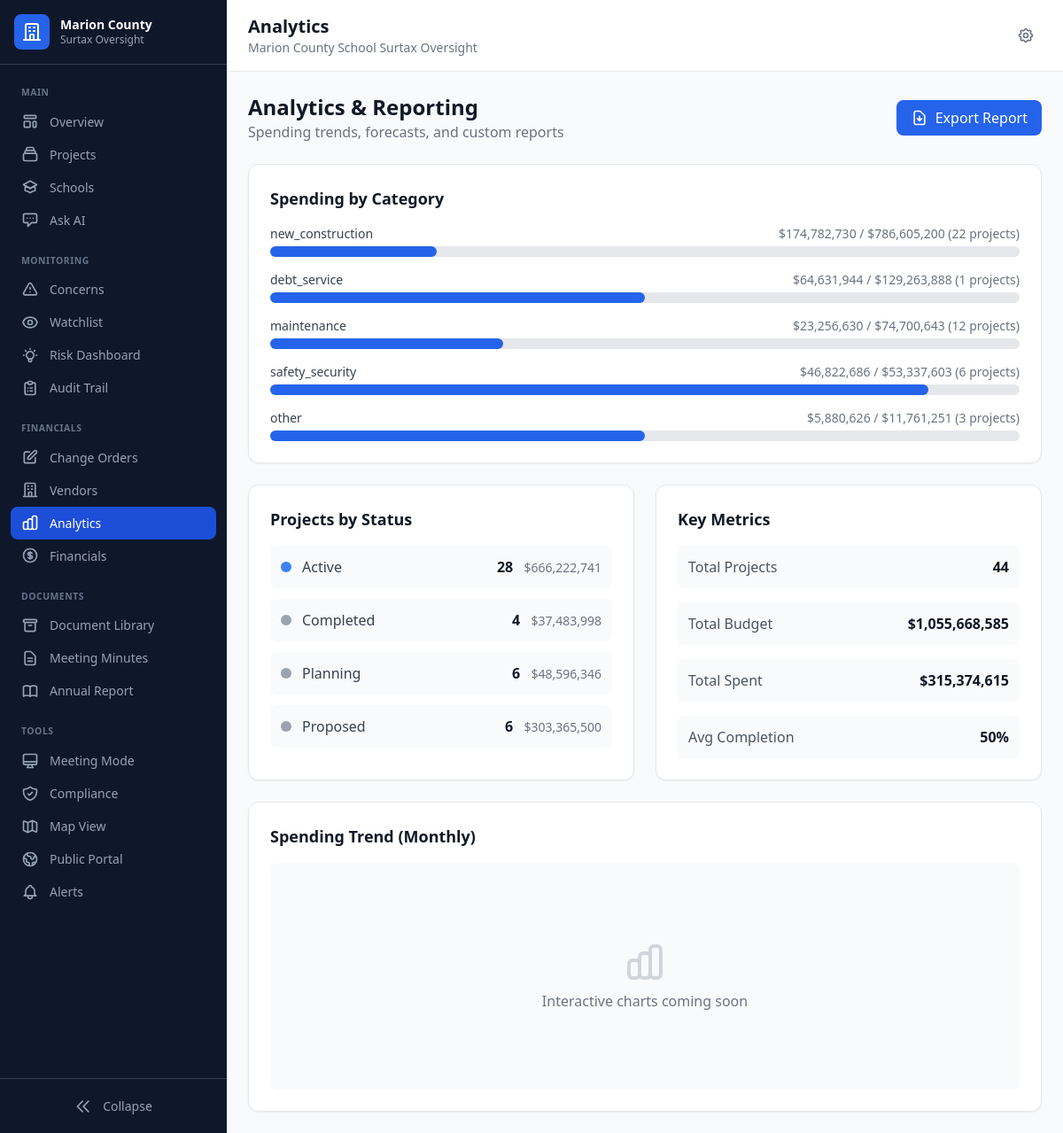
The app's page /analytics with its own data.
### tables this page shows
CREATE TABLE contracts (
                contract_id TEXT PRIMARY KEY,
                contract_number TEXT,
                title TEXT NOT NULL,
                description TEXT,
                contract_type TEXT,
                department TEXT,
                fiscal_year TEXT,
                vendor_id TEXT,
                vendor_name TEXT,

                -- Financials
                original_amount REAL DEFAULT 0,
                current_amount REAL DEFAULT 0,
                total_paid REAL DEFAULT 0,
                remaining_balance REAL DEFAULT 0,

                -- Dates
                solicitation_date TEXT,
                award_date TEXT,
                start_date TEXT,
                original_end_date TEXT,
                current_end_date TEXT,
                actual_end_date TEXT,

                -- Status tracking
                status TEXT DEFAULT 'Draft',
                phase TEXT DEFAULT 'Planning',
                percent_complete REAL DEFAULT 0,

                -- Scoring
                performance_score REAL DEFAULT 50,
                cost_variance_score REAL DEFAULT 50,
                schedule_variance_score REAL DEFAULT 50,
                compliance_score REAL DEFAULT 50,
                overall_health_score REAL DEFAULT 50,
                risk_level TEXT DEFAULT 'Medium',

                -- Procurement info
                procurement_method TEXT,
                bid_count INTEGER DEFAULT 0,
                justification TEXT,

                -- Board/Council info
                board_approval_date TEXT,
                board_resolution TEXT,
                council_district TEXT,
                school_zone TEXT,

                -- Location
                project_location TEXT,
                latitude REAL,
                longitude REAL,

                -- Flags
                has_change_orders INTEGER DEFAULT 0,
                change_order_count INTEGER DEFAULT 0,
                total_change_order_amount REAL DEFAULT 0,
                is_emergency INTEGER DEFAULT 0,
                is_sole_source INTEGER DEFAULT 0,
                requires_insurance INTEGER DEFAULT 1,
                insurance_verified INTEGER DEFAULT 0,
                requires_bond INTEGER DEFAULT 0,
                bond_verified INTEGER DEFAULT 0,

                notes TEXT,
                created_at TEXT DEFAULT CURRENT_TIMESTAMP,
                updated_at TEXT DEFAULT CURRENT_TIMESTAMP,
                created_by TEXT,
                is_deleted INTEGER DEFAULT 0, surtax_funded INTEGER DEFAULT NULL, surtax_category TEXT, surtax_subcategory TEXT, funding_source TEXT DEFAULT 'Unconfirmed', school_name TEXT, school_id TEXT, promised_completion_date TEXT, ballot_priority INTEGER, on_official_list INTEGER DEFAULT NULL, is_delayed INTEGER DEFAULT 0, delay_reason TEXT, delay_days INTEGER DEFAULT 0, is_over_budget INTEGER DEFAULT 0, budget_variance_amount REAL DEFAULT 0, budget_variance_pct REAL DEFAULT 0, is_watchlisted INTEGER DEFAULT 0, watchlist_reason TEXT, watchlist_added_date TEXT, last_committee_review_date TEXT, committee_notes TEXT, vendor_type TEXT, vendor_size TEXT, vendor_headquarters TEXT, expenditure_type TEXT DEFAULT 'Capital', planned_value REAL, earned_value REAL, actual_cost REAL, cost_variance REAL, schedule_variance REAL, cost_performance_index REAL, schedule_performance_index REAL, project_purpose TEXT, project_scope TEXT, community_impact TEXT, priority_level TEXT, risk_score TEXT, funding_sources TEXT, contingency_remaining DECIMAL, cost_per_sqft DECIMAL, square_footage INTEGER, data_source TEXT DEFAULT "Generated", needs_verification INTEGER DEFAULT 1, last_updated DATETIME, updated_by TEXT,

                FOREIGN KEY (vendor_id) REFERENCES vendors(vendor_id)
            );

### app.py (the view)
@app.route('/analytics')
def analytics():
    conn = get_db()
    cursor = conn.cursor()
    cursor.execute('''
        SELECT
            surtax_category,
            COUNT(*) as project_count,
            SUM(current_amount) as total_budget,
            SUM(total_paid) as total_spent,
            AVG(percent_complete) as avg_completion
        FROM contracts
        WHERE is_deleted = 0 AND surtax_category IS NOT NULL
        GROUP BY surtax_category
        ORDER BY total_budget DESC
    ''')
    category_data = cursor.fetchall()
    cursor.execute('''
        SELECT
            status,
            COUNT(*) as count,
            SUM(current_amount) as value
        FROM contracts
        WHERE is_deleted = 0 AND surtax_category IS NOT NULL
        GROUP BY status
    ''')
    status_data = cursor.fetchall()
    conn.close()
    return render_template('surtax/analytics.html',
                          title='Analytics',
                          category_data=category_data,
                          status_data=status_data)

### app.py (called while the page is built)
def get_db():
    conn = sqlite3.connect(str(DB_PATH))
    conn.row_factory = sqlite3.Row
    return conn

### templates/surtax/analytics.html (shortened to what this page needs)
{% extends "surtax/base.html" %}
{% block content %}
<div class="space-y-6">
    <div class="flex justify-between items-center">
        <div>
            <h2 class="text-2xl font-bold text-gray-900">Analytics & Reporting</h2>
            <p class="text-gray-500">Spending trends, forecasts, and custom reports</p>
        </div>
        <button class="px-4 py-2 bg-blue-600 text-white rounded-lg hover:bg-blue-700 flex items-center gap-2">
            <svg class="w-5 h-5" fill="none" stroke="currentColor" viewBox="0 0 24 24">
                <path stroke-linecap="round" stroke-linejoin="round" stroke-width="2" d="M12 10v6m0 0l-3-3m3 3l3-3m2 8H7a2 2 0 01-2-2V5a2 2 0 012-2h5.586a1 1 0 01.707.293l5.414 5.414a1 1 0 01.293.707V19a2 2 0 01-2 2z"></path>
            </svg>
            Export Report
        </button>
    </div>
    <div class="bg-white rounded-xl shadow-sm border border-gray-200 p-6">
        <h3 class="text-lg font-semibold text-gray-900 mb-4">Spending by Category</h3>
        <div class="space-y-4">
            {% for cat in category_data %}
            <div>
                <div class="flex justify-between text-sm mb-1">
                    <span class="font-medium text-gray-700">{{ cat.surtax_category }}</span>
                    <span class="text-gray-500">
                        ${{ '{:,.0f}'.format(cat.total_spent or 0) }} / ${{ '{:,.0f}'.format(cat.total_budget or 0) }}
                        ({{ cat.project_count }} projects)
                    </span>
                </div>
                <div class="w-full bg-gray-200 rounded-full h-3">
                    {% set pct = ((cat.total_spent or 0) / (cat.total_budget or 1) * 100) %}
                    <div class="bg-blue-600 h-3 rounded-full" style="width: {{ pct if pct <= 100 else 100 }}%"></div>
                </div>
            </div>
            {% endfor %}
        </div>
    </div>
    <div class="grid grid-cols-1 md:grid-cols-2 gap-6">
        <div class="bg-white rounded-xl shadow-sm border border-gray-200 p-6">
            <h3 class="text-lg font-semibold text-gray-900 mb-4">Projects by Status</h3>
            <div class="space-y-3">
                {% for status in status_data %}
                <div class="flex items-center justify-between p-3 bg-gray-50 rounded-lg">
                    <div class="flex items-center">
                        <div class="w-3 h-3 rounded-full mr-3 {% if status.status == 'Complete' %}bg-green-500{% elif status.status == 'Active' %}bg-blue-500{% else %}bg-gray-400{% endif %}"></div>
                        <span class="font-medium text-gray-700">{{ status.status or 'Unknown' }}</span>
                    </div>
                    <div class="text-right">
                        <span class="font-bold text-gray-900">{{ status.count }}</span>
                        <span class="text-gray-500 text-sm ml-2">${{ '{:,.0f}'.format(status.value or 0) }}</span>
                    </div>
                </div>
                {% endfor %}
            </div>
        </div>
        <div class="bg-white rounded-xl shadow-sm border border-gray-200 p-6">
            <h3 class="text-lg font-semibold text-gray-900 mb-4">Key Metrics</h3>
            <div class="space-y-4">
                <div class="flex justify-between items-center p-3 bg-gray-50 rounded-lg">
                    <span class="text-gray-600">Total Projects</span>
                    <span class="font-bold text-gray-900">{{ category_data|sum(attribute='project_count') }}</span>
                </div>
                <div class="flex justify-between items-center p-3 bg-gray-50 rounded-lg">
                    <span class="text-gray-600">Total Budget</span>
                    <span class="font-bold text-gray-900">${{ '{:,.0f}'.format(category_data|sum(attribute='total_budget') or 0) }}</span>
                </div>
                <div class="flex justify-between items-center p-3 bg-gray-50 rounded-lg">
                    <span class="text-gray-600">Total Spent</span>
                    <span class="font-bold text-gray-900">${{ '{:,.0f}'.format(category_data|sum(attribute='total_spent') or 0) }}</span>
                </div>
                <div class="flex justify-between items-center p-3 bg-gray-50 rounded-lg">
                    <span class="text-gray-600">Avg Completion</span>
                    <span class="font-bold text-gray-900">{{ '{:.0f}'.format(category_data|sum(attribute='avg_completion') / (category_data|length or 1)) }}%</span>
                </div>
            </div>
        </div>
    </div>
    <div class="bg-white rounded-xl shadow-sm border border-gray-200 p-6">
        <h3 class="text-lg font-semibold text-gray-900 mb-4">Spending Trend (Monthly)</h3>
        <div class="h-64 flex items-center justify-center bg-gray-50 rounded-lg">
            <div class="text-center">
                <p class="text-gray-500">Interactive charts coming soon</p>
            </div>
        </div>
    </div>
</div>
{% endblock %}

### records on screen
contracts: surtax_category "debt_service", total_spent "64,631,944", total_budget "129,263,888", project_count "1", {{ pct if pct <= 100 else 100 }} 50.0 (drawn)

### other values on screen
{{ title }} "Analytics"
{{ cat.surtax_category }} "new_construction" "maintenance" "safety_security" "other"
{{ '{:,.0f}'.format(cat.total_spent or 0) }} "174,782,730" "23,256,630" "46,822,686" "5,880,626"
{{ '{:,.0f}'.format(cat.total_budget or 0) }} "786,605,200" "74,700,643" "53,337,603" "11,761,251"
{{ cat.project_count }} "22" "12" "6" "3"
{{ status.status or 'Unknown' }} "Active" "Completed" "Planning" "Proposed"
{{ status.count }} "28" "4" "6" "6"
{{ '{:,.0f}'.format(status.value or 0) }} "666,222,741" "37,483,998" "48,596,346" "303,365,500"
{{ category_data|sum(attribute='project_count') }} "44"
{{ '{:,.0f}'.format(category_data|sum(attribute='total_budget') or 0) }} "1,055,668,585"
{{ '{:,.0f}'.format(category_data|sum(attribute='total_spent') or 0) }} "315,374,615"
